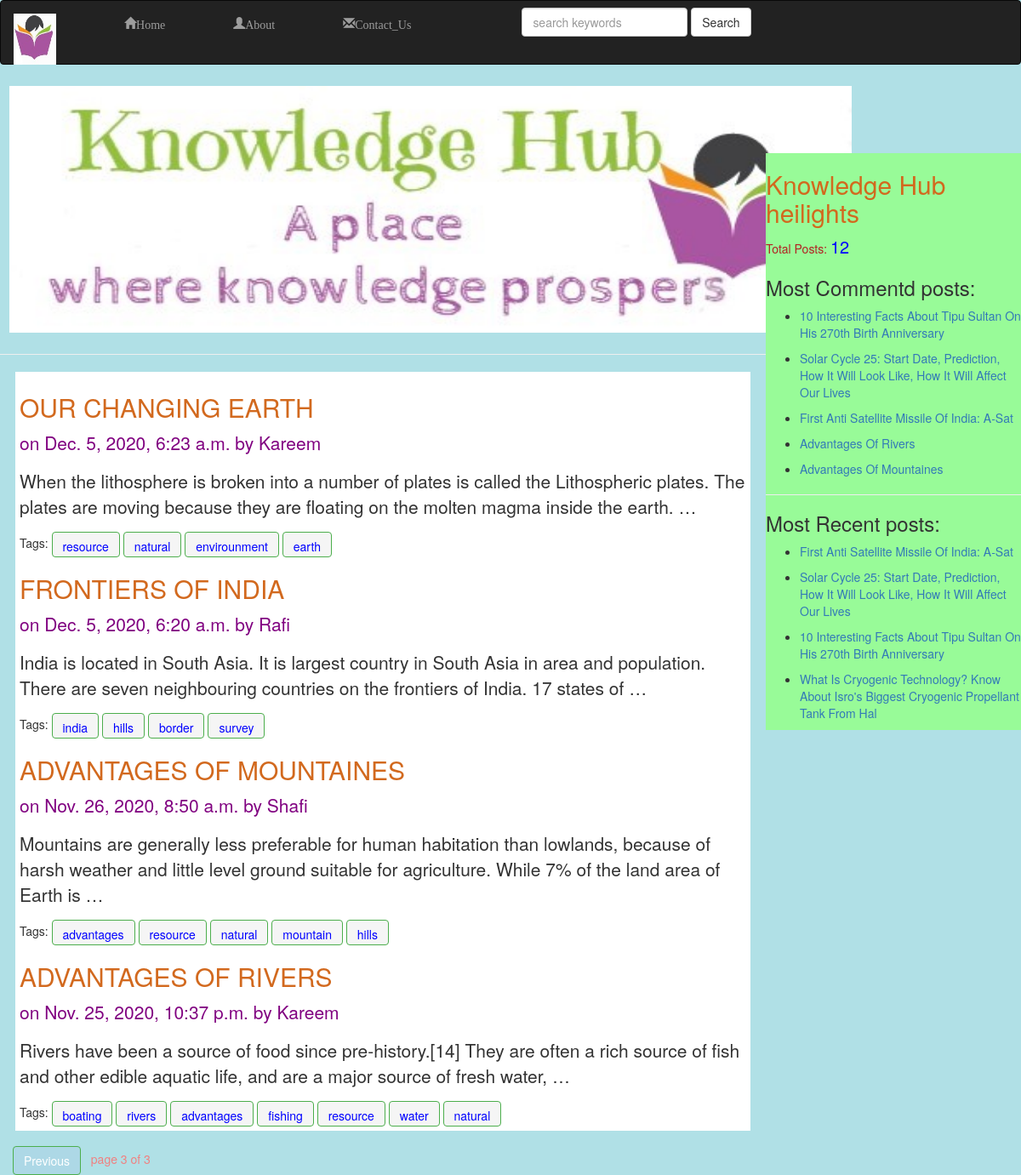
/?page=3, run on the app's committed database.
### blog/models.py (models this page shows, shortened)
class Post(models.Model):
    STATUS_CHOICES=(('draft','DRAFT'),('publish','PUBLISH'))
    title=models.CharField(max_length=256)
    slug=models.SlugField(max_length=256,unique_for_date='publish')
    author=models.ForeignKey(User,related_name='blog_posts',on_delete=models.CASCADE)
    body=models.TextField()
    publish=models.DateTimeField(default=timezone.now)
    created=models.DateTimeField(auto_now_add=True)
    updated=models.DateTimeField(auto_now=True)
    status=models.CharField(max_length=10,choices=STATUS_CHOICES,default='draft')
    objects=CustomManager()
    tags=TaggableManager()
    class Meta:
        ordering=('-publish',)
    def get_absolute_url(self):
        return reverse('post_details',args=[self.publish.year,self.publish.strftime('%m'),self.publish.strftime('%d'),self.slug])

### blog/views.py (the view)
# urls.py: path('', views.PostList),
def PostList(request,tag_slug=None):
    post_list=Post.objects.all()
    tag=None
    if tag_slug:
        tag=get_object_or_404(Tag,slug=tag_slug)
        post_list=post_list.filter(tags__in=[tag])
    paginator=Paginator(post_list,4)
    page_number=request.GET.get('page')
    try:
        post_list=paginator.page(page_number)
    except PageNotAnInteger:
        post_list=paginator.page(1)
    except EmptyPage:
        post_list=paginator.page(paginator.num_pages)
    return render(request,'blog/post_list.html',{'post_list':post_list,'tag':tag})

### blog/models.py (called while the page is built)
    def get_queryset(self):
        return super().get_queryset().filter(status='publish')

### blog/templatetags/blog_tags.py (called while the page is built)
@register.simple_tag(name='post_count')
def total_posts():
    return Post.objects.count()

@register.inclusion_tag('blog/latest_posts.html')
def show_latest_posts(count=5):
    latest_posts=Post.objects.order_by('-publish')[:count]
    return {'latest_posts':latest_posts}

@register.simple_tag
def most_commented_posts(count=5):
    return Post.objects.annotate(total_comments=Count('comments')).order_by('-total_comments')[:count]

### templates/blog/post_list.html (shortened to what this page needs)
{% extends 'blog/base.html' %}
{% load static %}
{% block body_block %}
<div class="intro-image">
<img class="i-image" src="{% static "images/KH06.jpg"%}" alt="">
</div><hr>
{% if post_list %}
<div class=" jumbotron list">
    {% for post in post_list %}
        <a href="{{post.get_absolute_url}}"><h2>{{post.title|upper}}</h2></a>
        <p id="p_intro">on {{post.publish}} by {{post.author}}</p>
        <p id="body_intro"> {{post.body|truncatewords:30|linebreaks}}</p>
        Tags:{% for tag in post.tags.all %}
            <a id="tag-btn" class="btn btn-success" href="{%url "post_list_with_tag" tag.slug%}" role="button">{{ tag.name }}</a>
        {% endfor %}
    {% endfor %}
</div>
{% else %}
    <h1>No Posts avaliable</h1>
{% endif %}
<div class="container">
    {% include 'blog/pagination.html' with page=post_list %}
</div>
{% endblock body_block %}

### templates/blog/base.html (shortened to what this page needs)
<!DOCTYPE html>
{% load blog_tags %}
{% load static %}
<html>
    <head>
        <link rel="stylesheet" href="https://maxcdn.bootstrapcdn.com/bootstrap/3.3.7/css/bootstrap.min.css">
        <link rel="stylesheet" href= " {% static "css/index.css" %} ">
    </head>
    <body>
      {% include 'blog/navbar.html' %}
        <div class="context">
            {% block body_block %}
            {% endblock body_block %}
        </div>
        <div class="sidebar" style="margin-top: 7%;">
            <h2>Knowledge Hub heilights</h2>
            <p id="total-char">Total Posts: <span id="total-num">{% post_count %}</span></p>
            <h3>Most Commentd posts:</h3>
            {% most_commented_posts as most_commented %}
            <ul>
              {% for post in most_commented %}
                <li><p><a href="{{post.get_absolute_url}}">{{ post.title|title }}</a></p></li>
              {% endfor %}
            </ul>
            <hr><h3>Most Recent posts:</h3>{% show_latest_posts 4 %}
        </div>
</body>

### templates/blog/latest_posts.html
<ul>
    {% for post in latest_posts %}
    <li><p><a href="{{post.get_absolute_url}}">{{post.title|title}}</a></p></li>
    {% endfor %}
</ul>

### static/css/index.css (style rules this page uses)
body { background: powderblue; }
.context { width: 75%; float: left; }
.sidebar { width: 25%; float: right; background: palegreen; }
.intro-image { height: 300px; width: 600px; }
.i-image { margin-left: 1%; height: 300px; width: 1000px; padding: 5px; image-resolution: 500px; }
h2 { color: chocolate; }
.list,.post-details { margin: 2%; margin-top: 0%; padding: 5px; background: white; }
#p_intro { color: purple; }
#tag-btn { background: whitesmoke; height: 30px; color: blue; }
#total-char { color: firebrick; }
#total-num { color: blue; font-size: 20px; }

### data on the page
Post: title "OUR CHANGING EARTH", publish "Dec. 5, 2020, 6:23 a.m.", author "Kareem", body "When the lithosphere is broken into a number of plates is called the Lithospheric plates. The plates are moving because they are floating on the molten magma inside the earth. …"
Tag: name "resource"
Tag: name "natural"
Tag: name "envirounment"
Tag: name "earth"
Post: title "FRONTIERS OF INDIA", publish "Dec. 5, 2020, 6:20 a.m.", author "Rafi", body "India is located in South Asia. It is largest country in South Asia in area and population. There are seven neighbouring countries on the frontiers of India. 17 states of …"
Tag: name "india"
Tag: name "hills"
Tag: name "border"
Tag: name "survey"
Post: title "ADVANTAGES OF MOUNTAINES", publish "Nov. 26, 2020, 8:50 a.m.", author "Shafi", body "Mountains are generally less preferable for human habitation than lowlands, because of harsh weather and little level ground suitable for agriculture. While 7% of the land area of Earth is …", title "Advantages Of Mountaines"
Tag: name "advantages"
Tag: name "mountain"
Post: title "ADVANTAGES OF RIVERS", publish "Nov. 25, 2020, 10:37 p.m.", author "Kareem", body "Rivers have been a source of food since pre-history.[14] They are often a rich source of fish and other edible aquatic life, and are a major source of fresh water, …", title "Advantages Of Rivers"
Tag: name "boating"
Tag: name "rivers"
Tag: name "fishing"
Tag: name "water"
Post: title "10 Interesting Facts About Tipu Sultan On His 270th Birth Anniversary"
Post: title "Solar Cycle 25: Start Date, Prediction, How It Will Look Like, How It Will Affect Our Lives"
Post: title "First Anti Satellite Missile Of India: A-Sat"
Post: title "What Is Cryogenic Technology? Know About Isro's Biggest Cryogenic Propellant Tank From Hal"

### other printed values
{{ page.number }} "3"
{{ page.paginator.num_pages }} "3"
